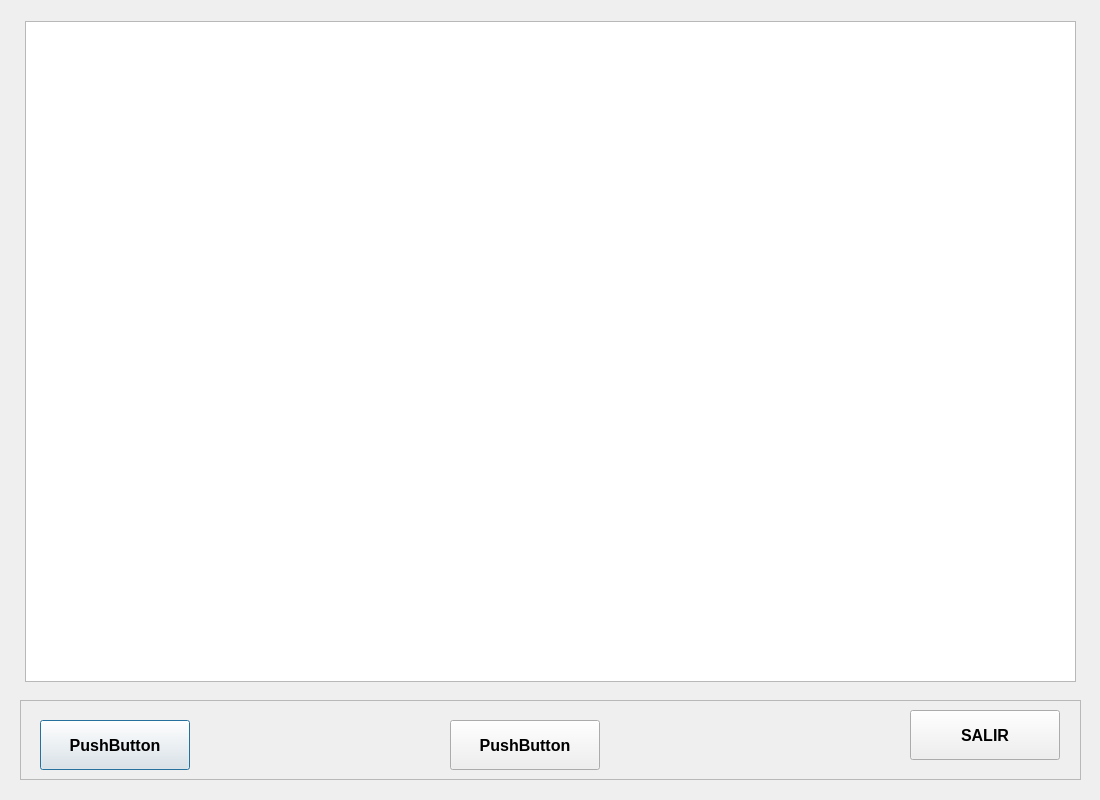
<?xml version="1.0" encoding="UTF-8"?>
<ui version="4.0">
 <class>F_Tabla</class>
 <widget class="QDialog" name="F_Tabla">
  <property name="geometry">
   <rect>
    <x>0</x>
    <y>0</y>
    <width>1100</width>
    <height>800</height>
   </rect>
  </property>
  <property name="windowTitle">
   <string>TABLAS</string>
  </property>
  <widget class="QTableView" name="tableView">
   <property name="geometry">
    <rect>
     <x>25</x>
     <y>21</y>
     <width>1051</width>
     <height>661</height>
    </rect>
   </property>
  </widget>
  <widget class="QFrame" name="frame">
   <property name="geometry">
    <rect>
     <x>20</x>
     <y>700</y>
     <width>1061</width>
     <height>80</height>
    </rect>
   </property>
   <property name="frameShape">
    <enum>QFrame::StyledPanel</enum>
   </property>
   <property name="frameShadow">
    <enum>QFrame::Raised</enum>
   </property>
   <widget class="QPushButton" name="pushButton">
    <property name="geometry">
     <rect>
      <x>20</x>
      <y>20</y>
      <width>150</width>
      <height>50</height>
     </rect>
    </property>
    <property name="font">
     <font>
      <pointsize>12</pointsize>
      <weight>75</weight>
      <bold>true</bold>
     </font>
    </property>
    <property name="text">
     <string>PushButton</string>
    </property>
   </widget>
   <widget class="QPushButton" name="pushButton_2">
    <property name="geometry">
     <rect>
      <x>430</x>
      <y>20</y>
      <width>150</width>
      <height>50</height>
     </rect>
    </property>
    <property name="font">
     <font>
      <pointsize>12</pointsize>
      <weight>75</weight>
      <bold>true</bold>
     </font>
    </property>
    <property name="text">
     <string>PushButton</string>
    </property>
   </widget>
   <widget class="QPushButton" name="B_Salir">
    <property name="geometry">
     <rect>
      <x>890</x>
      <y>10</y>
      <width>150</width>
      <height>50</height>
     </rect>
    </property>
    <property name="font">
     <font>
      <pointsize>12</pointsize>
      <weight>75</weight>
      <bold>true</bold>
     </font>
    </property>
    <property name="text">
     <string>SALIR</string>
    </property>
   </widget>
  </widget>
 </widget>
 <resources/>
 <connections/>
</ui>
